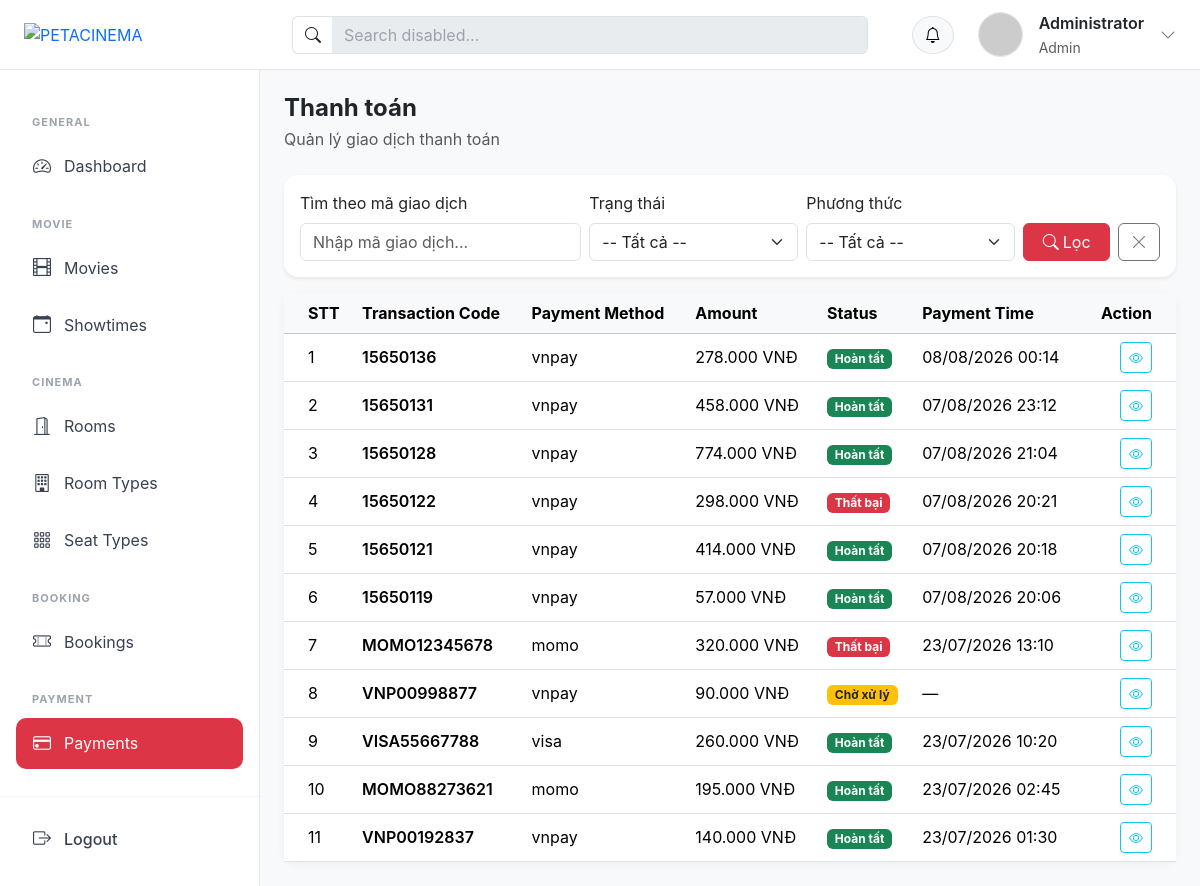
The page /?action=payment_list (signed in) on the database its author committed.
### tables this page shows
CREATE TABLE `payments` (
  `id` int NOT NULL,
  `payment_method` varchar(100) DEFAULT NULL,
  `transaction_code` varchar(255) DEFAULT NULL,
  `amount` decimal(10,2) DEFAULT NULL,
  `status` enum('pending','completed','failed') DEFAULT 'pending',
  `payment_time` timestamp NULL DEFAULT NULL
);

### controllers/PaymentController.php (called while the page is built, shortened)
<?php
class PaymentController
{
    public function payment_list()
    {
        $paymentModel = new PaymentModel();
        $keyword = trim($_GET['keyword'] ?? '');
        $status = trim($_GET['status'] ?? '');
        $method = trim($_GET['method'] ?? '');
        $payments = $paymentModel->searchFilter($keyword, $status, $method);
        require_once PATH_VIEW . 'admin/layout/layout.php';
    }
}

### index.php (called while the page is built, shortened)
<?php
spl_autoload_register(function ($class) {
    $fileName = "$class.php";
    $fileModel              = PATH_MODEL . $fileName;
});
require_once './routes/index.php';

### models/BaseModel.php (called while the page is built, shortened)
<?php
class BaseModel
{
    public function __construct()
    {
        $dsn = sprintf('mysql:host=%s;port=%s;dbname=%s;charset=utf8', DB_HOST, DB_PORT, DB_NAME);
        try {
            $this->pdo = new PDO($dsn, DB_USERNAME, DB_PASSWORD, DB_OPTIONS);
        } catch (PDOException $e) {
            die("Kết nối cơ sở dữ liệu thất bại: {$e->getMessage()}. Vui lòng thử lại sau.");
        }
    }
}

### models/PaymentModel.php (called while the page is built, shortened)
<?php
class PaymentModel extends BaseModel
{
    protected $table = "payments";
    public function searchFilter($keyword = '', $status = '', $method = '')
    {
        $sql = "SELECT * FROM {$this->table} WHERE 1=1";
        $params = [];
        $sql .= " ORDER BY id DESC";
        $stmt = $this->pdo->prepare($sql);
        $stmt->execute($params);
        return $stmt->fetchAll();
    }
}

### views/admin/payment/list.php (the view, shortened to what this page needs)
<div class="d-flex align-items-center justify-content-between mb-4">
    <div>
        <h4 class="fw-bold mb-1">Thanh toán</h4>
        <p class="text-muted mb-0">Quản lý giao dịch thanh toán</p>
    </div>
</div>
<div class="card shadow-sm mb-3">
    <div class="card-body">
        <form action="<?= BASE_URL ?>?action=payment_list" method="GET" class="row g-2 align-items-end">
            <div class="col-md-4">
                <label class="form-label">Tìm theo mã giao dịch</label>
                <input
                    type="text"
                    name="keyword"
                    class="form-control"
                    placeholder="Nhập mã giao dịch..."
                    value="<?= htmlspecialchars($_GET['keyword'] ?? '') ?>">
            </div>
            <div class="col-md-3">
                <label class="form-label">Trạng thái</label>
                <select name="status" class="form-select">
                    <option value="">-- Tất cả --</option>
                </select>
            </div>
            <div class="col-md-3">
                <label class="form-label">Phương thức</label>
                <select name="method" class="form-select">
                    <option value="">-- Tất cả --</option>
                </select>
            </div>
            <div class="col-md-2 d-flex gap-2">
                <button type="submit" class="btn btn-danger flex-fill">
                    <i class="bi bi-search me-1"></i>Lọc
                </button>
                <a href="<?= BASE_URL ?>?action=payment_list" class="btn btn-outline-secondary" title="Bỏ lọc">
                    <i class="bi bi-x-lg"></i>
                </a>
            </div>
        </form>
    </div>
</div>
<div class="card">
    <div class="card-body p-0">
        <div class="table-responsive">
            <table class="table table-hover align-middle mb-0">
                <thead class="table-light">
                    <tr>
                        <th class="ps-4">STT</th>
                        <th>Transaction Code</th>
                        <th>Payment Method</th>
                        <th>Amount</th>
                        <th>Status</th>
                        <th>Payment Time</th>
                        <th class="text-end pe-4">Action</th>
                    </tr>
                </thead>
                <tbody>
                    <?php if (!empty($payments)) : ?>
                        <?php $stt = 1; ?>
                        <?php foreach ($payments as $payment) : ?>
                            <?php
                            $statusClass = match ($payment['status']) {
                                'completed' => 'bg-success',
                                'pending'   => 'bg-warning text-dark',
                                'failed'    => 'bg-danger',
                                default     => 'bg-secondary',
                            };
                            $statusLabel = match ($payment['status']) {
                                'completed' => 'Hoàn tất',
                                'pending'   => 'Chờ xử lý',
                                'failed'    => 'Thất bại',
                                default     => 'Không xác định',
                            };
                            ?>
                            <tr>
                                <td class="ps-4"><?= $stt++ ?></td>
                                <td class="fw-semibold"><?= htmlspecialchars($payment['transaction_code'] ?? '') ?></td>
                                <td><?= htmlspecialchars($payment['payment_method'] ?? '') ?></td>
                                <td><?= number_format((float) $payment['amount'], 0, ',', '.') ?> VNĐ</td>
                                <td>
                                    <span class="badge <?= $statusClass ?>"><?= $statusLabel ?></span>
                                </td>
                                <td>
                                    <?= !empty($payment['payment_time']) ? date('d/m/Y H:i', strtotime($payment['payment_time'])) : '—' ?>
                                </td>
                                <td class="text-end pe-4">
                                    <a
                                        href="<?= BASE_URL ?>?action=payment_detail&id=<?= $payment['id'] ?>"
                                        class="btn btn-sm btn-outline-info"
                                        title="Detail">
                                        <i class="bi bi-eye"></i>
                                    </a>
                                </td>
                            </tr>
                        <?php endforeach; ?>
                    <?php endif; ?>
                </tbody>
            </table>
        </div>
    </div>
</div>

### assets/css/admin.css (style rules this page uses)
:root { --header-height: 70px; --sidebar-width: 260px; }
body { margin: 0; background: #f8f9fa; font-family: "Inter", -apple-system, BlinkMacSystemFont, "Segoe UI", Roboto, sans-serif; min-height: 100vh; }
.content .table-responsive { width: 100%; overflow-x: auto; }
.card { border: none; border-radius: 14px; box-shadow: 0 2px 10px rgba(0, 0, 0, 0.05); }

### rows shown on the page
payments: transaction_code "15650136", payment_method "vnpay", amount "278.000", status "Hoàn tất", payment_time "08/08/2026 00:14"
payments: transaction_code "15650131", payment_method "vnpay", amount "458.000", status "Hoàn tất", payment_time "07/08/2026 23:12"
payments: transaction_code "15650128", payment_method "vnpay", amount "774.000", status "Hoàn tất", payment_time "07/08/2026 21:04"
payments: transaction_code "15650122", payment_method "vnpay", amount "298.000", status "Thất bại", payment_time "07/08/2026 20:21"
payments: transaction_code "15650121", payment_method "vnpay", amount "414.000", status "Hoàn tất", payment_time "07/08/2026 20:18"
payments: transaction_code "15650119", payment_method "vnpay", amount "57.000", status "Hoàn tất", payment_time "07/08/2026 20:06"
payments: transaction_code "MOMO12345678", payment_method "momo", amount "320.000", status "Thất bại", payment_time "23/07/2026 13:10"
payments: transaction_code "VNP00998877", payment_method "vnpay", amount "90.000", status "Chờ xử lý"
payments: transaction_code "VISA55667788", payment_method "visa", amount "260.000", status "Hoàn tất", payment_time "23/07/2026 10:20"
payments: transaction_code "MOMO88273621", payment_method "momo", amount "195.000", status "Hoàn tất", payment_time "23/07/2026 02:45"
payments: transaction_code "VNP00192837", payment_method "vnpay", amount "140.000", status "Hoàn tất", payment_time "23/07/2026 01:30"

### other values the page prints
$user['fullname'] "Administrator"
$user['role'] "Admin"
